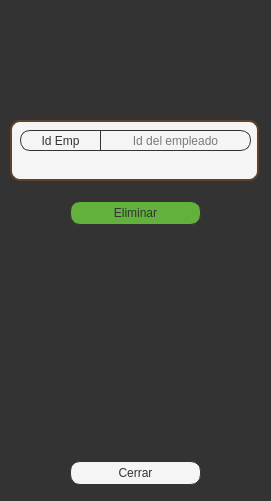
  <widget class="QWidget" name="eliminar_empleado" native="true">
   <property name="geometry">
    <rect>
     <x>380</x>
     <y>0</y>
     <width>271</width>
     <height>501</height>
    </rect>
   </property>
   <property name="minimumSize">
    <size>
     <width>1</width>
     <height>501</height>
    </size>
   </property>
   <property name="maximumSize">
    <size>
     <width>271</width>
     <height>501</height>
    </size>
   </property>
   <property name="styleSheet">
    <string notr="true">background-color: #333333;
</string>
   </property>
   <widget class="QWidget" name="layoutWidget_20">
    <property name="geometry">
     <rect>
      <x>0</x>
      <y>460</y>
      <width>271</width>
      <height>26</height>
     </rect>
    </property>
    <layout class="QHBoxLayout" name="horizontalLayout_30">
     <item>
      <spacer name="horizontalSpacer_76">
       <property name="maximumSize">
        <size>
         <width>131</width>
         <height>24</height>
        </size>
       </property>
       <property name="orientation">
        <enum>Qt::Horizontal</enum>
       </property>
       <property name="sizeHint" stdset="0">
        <size>
         <width>40</width>
         <height>20</height>
        </size>
       </property>
      </spacer>
     </item>
     <item>
      <widget class="QPushButton" name="b_cerrar_elm">
       <property name="minimumSize">
        <size>
         <width>131</width>
         <height>24</height>
        </size>
       </property>
       <property name="maximumSize">
        <size>
         <width>131</width>
         <height>24</height>
        </size>
       </property>
       <property name="font">
        <font>
         <family>Segoe UI</family>
        </font>
       </property>
       <property name="styleSheet">
        <string notr="true">QPushButton {background-color: #f5f5f5;
        border: 1px solid #333333;
        border-radius: 10px;
		color: #333333
    }
    QPushButton:hover {background-color: #eaeaea;
    }
    QPushButton:pressed {background-color: #eaeaea;
    }</string>
       </property>
       <property name="text">
        <string>Cerrar</string>
       </property>
      </widget>
     </item>
     <item>
      <spacer name="horizontalSpacer_77">
       <property name="maximumSize">
        <size>
         <width>131</width>
         <height>24</height>
        </size>
       </property>
       <property name="orientation">
        <enum>Qt::Horizontal</enum>
       </property>
       <property name="sizeHint" stdset="0">
        <size>
         <width>40</width>
         <height>20</height>
        </size>
       </property>
      </spacer>
     </item>
    </layout>
   </widget>
   <widget class="QWidget" name="layoutWidget_23">
    <property name="geometry">
     <rect>
      <x>0</x>
      <y>200</y>
      <width>271</width>
      <height>26</height>
     </rect>
    </property>
    <layout class="QHBoxLayout" name="horizontalLayout_33">
     <item>
      <spacer name="horizontalSpacer_82">
       <property name="maximumSize">
        <size>
         <width>131</width>
         <height>24</height>
        </size>
       </property>
       <property name="orientation">
        <enum>Qt::Horizontal</enum>
       </property>
       <property name="sizeHint" stdset="0">
        <size>
         <width>40</width>
         <height>20</height>
        </size>
       </property>
      </spacer>
     </item>
     <item>
      <widget class="QPushButton" name="b_eliminar_emp_2">
       <property name="minimumSize">
        <size>
         <width>131</width>
         <height>24</height>
        </size>
       </property>
       <property name="maximumSize">
        <size>
         <width>131</width>
         <height>24</height>
        </size>
       </property>
       <property name="font">
        <font>
         <family>Segoe UI</family>
        </font>
       </property>
       <property name="styleSheet">
        <string notr="true">QPushButton {background-color: #62b13d;
        border: 1px solid #333333;
        border-radius: 10px;
		color: #333333
    }
    QPushButton:hover {background-color: #6dc143;
    }
    QPushButton:pressed {background-color: #6cc644;
    }</string>
       </property>
       <property name="text">
        <string>Eliminar</string>
       </property>
      </widget>
     </item>
     <item>
      <spacer name="horizontalSpacer_83">
       <property name="maximumSize">
        <size>
         <width>131</width>
         <height>24</height>
        </size>
       </property>
       <property name="orientation">
        <enum>Qt::Horizontal</enum>
       </property>
       <property name="sizeHint" stdset="0">
        <size>
         <width>40</width>
         <height>20</height>
        </size>
       </property>
      </spacer>
     </item>
    </layout>
   </widget>
   <widget class="QWidget" name="widget_23" native="true">
    <property name="geometry">
     <rect>
      <x>10</x>
      <y>120</y>
      <width>249</width>
      <height>61</height>
     </rect>
    </property>
    <property name="styleSheet">
     <string notr="true">background-color: #f5f5f5;
border: 2px solid #5d432c;
border-radius: 10px;</string>
    </property>
    <widget class="QWidget" name="widget_24" native="true">
     <property name="geometry">
      <rect>
       <x>10</x>
       <y>10</y>
       <width>231</width>
       <height>41</height>
      </rect>
     </property>
     <property name="minimumSize">
      <size>
       <width>231</width>
       <height>41</height>
      </size>
     </property>
     <property name="styleSheet">
      <string notr="true">border: 0px</string>
     </property>
     <widget class="QLabel" name="label_34">
      <property name="geometry">
       <rect>
        <x>0</x>
        <y>0</y>
        <width>81</width>
        <height>21</height>
       </rect>
      </property>
      <property name="font">
       <font>
        <family>Segoe UI</family>
       </font>
      </property>
      <property name="styleSheet">
       <string notr="true">background-color: #f5f5f5;
color: #333333;
border: 1px solid #333333;
border-top-right-radius: 20px;
border-bottom-right-radius: 20px;</string>
      </property>
      <property name="text">
       <string>Id Emp</string>
      </property>
      <property name="alignment">
       <set>Qt::AlignCenter</set>
      </property>
     </widget>
     <widget class="QLineEdit" name="resv_4_codigo_2">
      <property name="geometry">
       <rect>
        <x>80</x>
        <y>0</y>
        <width>151</width>
        <height>21</height>
       </rect>
      </property>
      <property name="font">
       <font>
        <family>Segoe UI</family>
       </font>
      </property>
      <property name="styleSheet">
       <string notr="true">border: 1px solid #333333;
border-top-left-radius: 20px;
border-bottom-left-radius: 20px;</string>
      </property>
      <property name="alignment">
       <set>Qt::AlignCenter</set>
      </property>
      <property name="placeholderText">
       <string>Id del empleado</string>
      </property>
     </widget>
    </widget>
   </widget>
  </widget>
